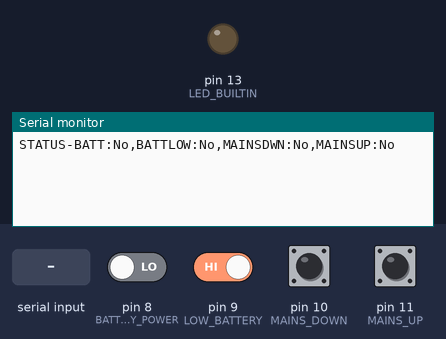
This program was run on a simulated Arduino Uno, built with avr-gcc and run on an emulated ATmega328P. Parts: output pins drawn as LEDs (lit = HIGH), the last lines printed to the serial monitor. Inputs (shaded band) come from the test bench; at power-on: pin 9 (LOW_BATTERY), pin 10 (MAINS_DOWN), pin 11 (MAINS_UP) HIGH, pin 8 (BATTERY_POWER) LOW.

Above: at 1.2 s.
1.3 s: pin 8 (BATTERY_POWER) driven HIGH
At 3.0 s:
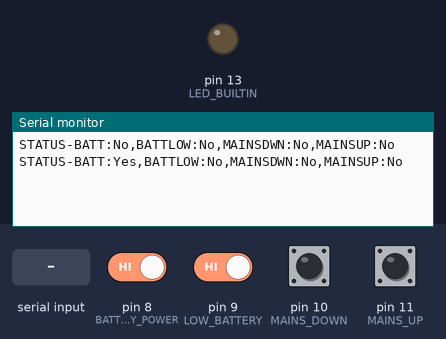
3.3 s: pin 9 (LOW_BATTERY) driven LOW
At 4.7 s:
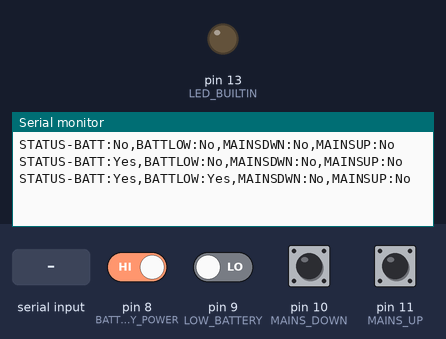
5.3 s: pin 10 (MAINS_DOWN) pulled LOW for 1 s
At 6.3 s:
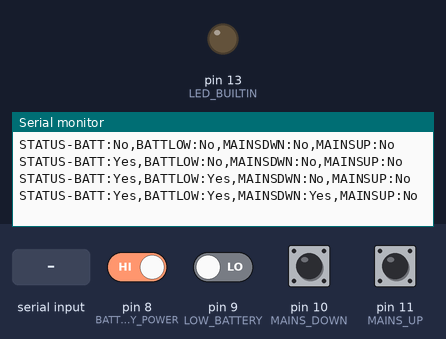
7.8 s: pin 11 (MAINS_UP) pulled LOW for 1 s
At 9.1 s:
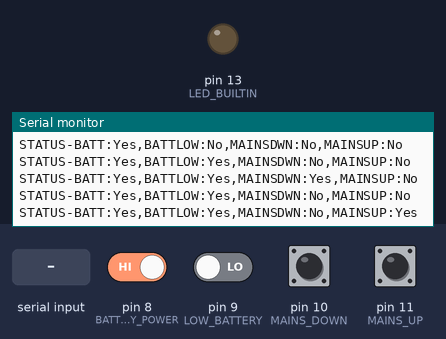
10.3 s: "1\n" received over Serial
At 10.9 s:
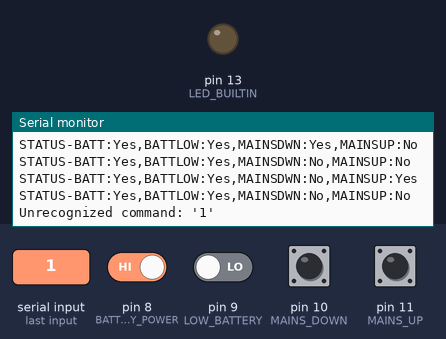
11.8 s: pin 8 (BATTERY_POWER) driven LOW
At 13.6 s:
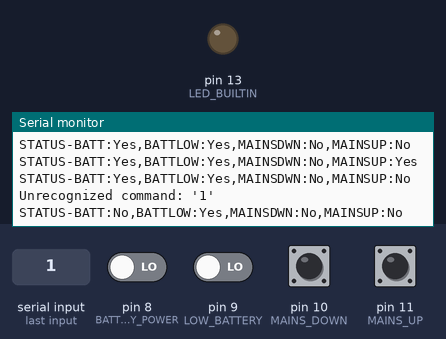

The program:

main.cpp
```cpp
#include "Arduino.h"

/*
  APC Dumb UPS Interface
*/

#define BATTERY_POWER 8
#define MAINS_DOWN 10
#define LOW_BATTERY 9
#define MAINS_UP 11

#define POWER_STATE 12

#define POWER_OFF_TIME 30 * 1000
#define POWER_UP_DELAY 30 * 1000
#define STATUS_CHANGE_UPDATE_WAIT 500
#define STATUS_UPDATE_TIME_MAX 30 * 1000
#define MAX_WATCHDOG_TIME 30 * 1000

unsigned long power_off_start_time;
unsigned long power_on_wait_start_time;
unsigned long last_status_update_time;
unsigned long last_watchdog_message_time;

bool battery_power;
bool mains_down;
bool low_battery;
bool mains_up;
bool powering_off;
bool powering_on;

bool ups_on = true;

bool pending_status_update = false;

#define SERIAL_BUFFER_LENGTH 20

char serialData[SERIAL_BUFFER_LENGTH]; // Allocate some space for the string
byte serialDataIndex = 0; // Index into array; where to store the character

void write_bool(bool value) {
    if (value)
        Serial.write("Yes");
    else
        Serial.write("No");
}

void write_status(unsigned long currentTime) {
    last_status_update_time = currentTime;
    Serial.write("STATUS-");
    Serial.write("BATT:");
    write_bool(battery_power);
    Serial.write(",BATTLOW:");
    write_bool(low_battery);
    Serial.write(",MAINSDWN:");
    write_bool(mains_down);
    Serial.write(",MAINSUP:");
    write_bool(mains_up);
    Serial.write("\n");
}

bool check_digital_inputs() {
    bool state_dirty = false;
    bool temp = digitalRead(BATTERY_POWER) == HIGH;
    if (battery_power != temp) {
        battery_power = temp;
        state_dirty = true;
    }
    temp = digitalRead(MAINS_DOWN) == LOW;
    if (mains_down != temp) {
        mains_down = temp;
        state_dirty = true;
    }
    temp = digitalRead(LOW_BATTERY) == LOW;
    if (low_battery != temp) {
        low_battery = temp;
        state_dirty = true;
    }
    temp = digitalRead(MAINS_UP) == LOW;
    if (mains_up != temp) {
        mains_up = temp;
        state_dirty = true;
    }

    return state_dirty;
}

void set_power_off(bool value) {
    powering_off = value;
    if (powering_off) {
        power_off_start_time = millis();
    }
}

void resume_ac_power() {
    if (mains_up && !ups_on) {
        Serial.write("POWERING_UP\n");
        digitalWrite(POWER_STATE, HIGH);
        powering_off = false;
        ups_on = true;
        delay(500);
        digitalWrite(POWER_STATE, LOW);
    }
}

void check_for_commands(unsigned long loopTime) {
    bool check_command = false;
    if (Serial.available() > 0) {
        char input = Serial.read();
        if (input == '\n' || input == '\r') {
            if (serialDataIndex > 0) check_command = true;
        } else {
            serialData[serialDataIndex] = input;
            serialDataIndex++;
            serialData[serialDataIndex] = '\0';
            if (serialDataIndex > SERIAL_BUFFER_LENGTH - 1) {
                check_command = true;
            }
        }
    }

    if (check_command) {
        if (strcasecmp(serialData, "shut") == 0) {
            last_watchdog_message_time = loopTime;
            set_power_off(true);
        } else if (strcasecmp(serialData, "noshut") == 0) {
            last_watchdog_message_time = loopTime;
            set_power_off(false);
        } else if (strcasecmp(serialData, "ping") == 0) {
            Serial.write("PONG\n");
            last_watchdog_message_time = loopTime;
        } else {
            Serial.write("Unrecognized command: '");
            Serial.write(serialData);
            Serial.write("'\n");
        }

        serialDataIndex = 0;
        serialData[serialDataIndex] = '\0';
    }
}

// the setup function runs once when you press reset or power the board
void setup() {
  // initialize digital pin LED_BUILTIN as an output.
    pinMode(LED_BUILTIN, OUTPUT);
    pinMode(POWER_STATE, OUTPUT);

    pinMode(BATTERY_POWER, INPUT);
    pinMode(MAINS_DOWN, INPUT);
    pinMode(LOW_BATTERY, INPUT);
    pinMode(LOW_BATTERY, INPUT);
    pinMode(LOW_BATTERY, INPUT);

    digitalWrite(POWER_STATE, LOW);
    ups_on = true;
    check_digital_inputs();
    Serial.begin(9600);
    write_status(millis());
    last_watchdog_message_time = millis();
}

// the loop function runs over and over again forever
void loop() {
    unsigned long loopTime = millis();
    bool last_status_updated_exceeded = loopTime - last_status_update_time > STATUS_UPDATE_TIME_MAX;
    if (check_digital_inputs()) {
        pending_status_update = true;
        last_status_update_time = loopTime;
    } else if (last_status_updated_exceeded) {
        write_status(loopTime);
        pending_status_update = false;
    }

    if (pending_status_update) {
        if (loopTime - last_status_update_time > STATUS_CHANGE_UPDATE_WAIT) {
            pending_status_update = false;
            write_status(loopTime);
        }
    }

    check_for_commands(loopTime);
    if (!powering_off && loopTime - last_watchdog_message_time > MAX_WATCHDOG_TIME) {
        Serial.write("Watchdog Expired, shutting down\n");
        powering_off = true;
    }

    if (powering_off) {
        if (mains_up) {
            set_power_off(false);
            return;
        }

        if (loopTime - power_off_start_time > POWER_OFF_TIME) {
            digitalWrite(POWER_STATE, HIGH);
            powering_off = false;
            ups_on = false;
            delay(500);
            digitalWrite(POWER_STATE, LOW);
        }
    }

    if (!ups_on && mains_up) {
        if (!powering_on) {
            powering_on = true;
            power_on_wait_start_time = loopTime;
        } else {
            if (loopTime - power_on_wait_start_time > POWER_UP_DELAY) {
                resume_ac_power();
            }
        }
    }
}
```

Measured:
- after the input at 1.3 s, the serial monitor: prints a new line after 0.50 s (image 1)
- after the input at 3.3 s, the serial monitor: prints a new line after 0.50 s (image 2)
- after the input at 5.3 s, the serial monitor: prints a new line after 0.50 s (image 3)
- after the input at 7.8 s, the serial monitor: prints a new line after 0.50 s (image 4)
- after the input at 10.3 s, the serial monitor: prints a new line at once (image 5)
- after the input at 11.8 s, the serial monitor: prints a new line after 0.50 s (image 6)
